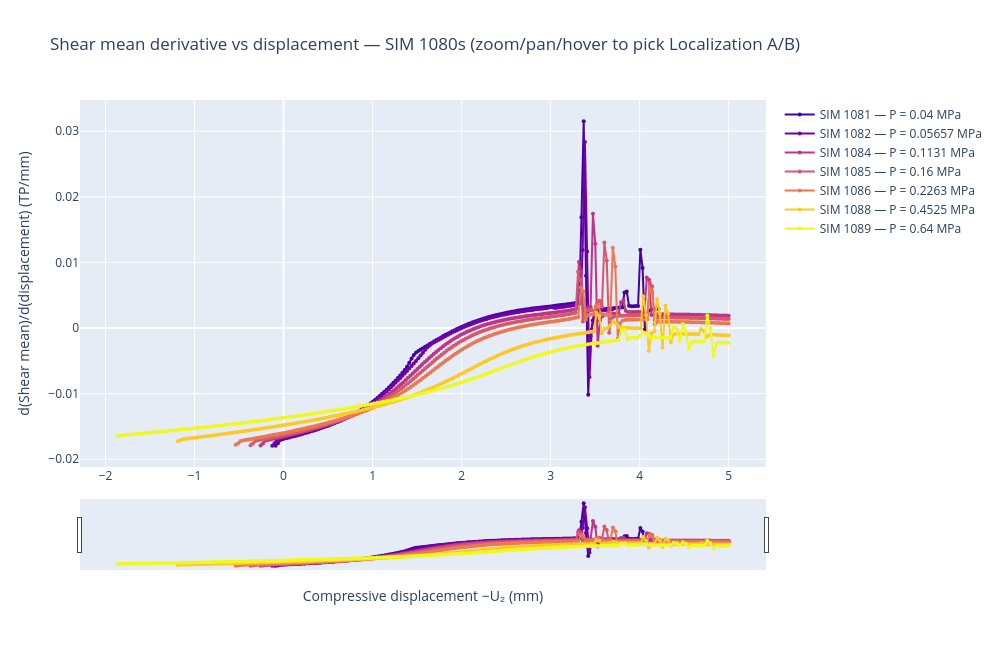

Notebook source saved alongside this figure:
### Markdown cell above
## Plot 3b — d(Shear mean)/d(displacement) vs displacement

### Code cell
import plotly.graph_objects as go

fig = go.Figure()
cmap = plt.get_cmap('plasma', len(SIMS))

for idx, sim in enumerate(SIMS):
    a2   = load_pkl(os.path.join(RESULTS_DIR, f'DATA_PICK_{sim}_A2.pkl'))
    tp2l = load_pkl(os.path.join(RESULTS_DIR, f'DATA_PICK_{sim}_TP2_L.pkl'))
    if a2 is None or tp2l is None:
        del a2, tp2l
        continue
    displ      = -np.array(a2['U2']['PERN-9999997'])
    shear_mean = np.array(tp2l['shear_mean'])
    del a2, tp2l

    dshear_dd = np.gradient(shear_mean, displ)
    r, g, b, _ = cmap(idx)
    color = f'rgb({int(r*255)},{int(g*255)},{int(b*255)})'

    fig.add_trace(go.Scatter(
        x=displ, y=dshear_dd, mode='lines+markers',
        marker=dict(size=4), line=dict(color=color),
        name=f'SIM {sim} — P = {PRESSURES[sim]:.4g} MPa',
        hovertemplate='SIM %{text}<br>displ = %{x:.4f} mm<br>d(shear)/d(displ) = %{y:.5f}<extra></extra>',
        text=[str(sim)] * len(displ),
    ))

fig.update_layout(
    title='Shear mean derivative vs displacement — SIM 1080s (zoom/pan/hover to pick Localization A/B)',
    xaxis_title='Compressive displacement −U₂ (mm)',
    yaxis_title='d(Shear mean)/d(displacement) (TP/mm)',
    width=1000, height=650,
    hovermode='closest',
)
fig.update_xaxes(rangeslider_visible=True)
fig.show()

### Figure 1 — Plotly figure (JSON) as saved in the notebook; plotly's stock layout.template omitted (floating-point values rounded to 4 significant figures; data arrays with more than 128 entries replaced by an {"elided": "..."} marker saying what was removed)
{"data": [{"hovertemplate": "SIM %{text}<br>displ = %{x:.4f} mm<br>d(shear)/d(displ) = %{y:.5f}<extra></extra>", "line": {"color": "rgb(69,3,158)"}, "marker": {"size": 4}, "mode": "lines+markers", "name": "SIM 1081 — P = 0.04 MPa", "text": {"elided": "170 str values"}, "type": "scatter", "x": {"elided": "170 float values"}, "y": {"elided": "170 float values"}}, {"hovertemplate": "SIM %{text}<br>displ = %{x:.4f} mm<br>d(shear)/d(displ) = %{y:.5f}<extra></extra>", "line": {"color": "rgb(114,0,168)"}, "marker": {"size": 4}, "mode": "lines+markers", "name": "SIM 1082 — P = 0.05657 MPa", "text": {"elided": "150 str values"}, "type": "scatter", "x": {"elided": "150 float values"}, "y": {"elided": "150 float values"}}, {"hovertemplate": "SIM %{text}<br>displ = %{x:.4f} mm<br>d(shear)/d(displ) = %{y:.5f}<extra></extra>", "line": {"color": "rgb(188,54,133)"}, "marker": {"size": 4}, "mode": "lines+markers", "name": "SIM 1084 — P = 0.1131 MPa", "text": {"elided": "201 str values"}, "type": "scatter", "x": {"elided": "201 float values"}, "y": {"elided": "201 float values"}}, {"hovertemplate": "SIM %{text}<br>displ = %{x:.4f} mm<br>d(shear)/d(displ) = %{y:.5f}<extra></extra>", "line": {"color": "rgb(215,87,107)"}, "marker": {"size": 4}, "mode": "lines+markers", "name": "SIM 1085 — P = 0.16 MPa", "text": {"elided": "201 str values"}, "type": "scatter", "x": {"elided": "201 float values"}, "y": {"elided": "201 float values"}}, {"hovertemplate": "SIM %{text}<br>displ = %{x:.4f} mm<br>d(shear)/d(displ) = %{y:.5f}<extra></extra>", "line": {"color": "rgb(236,120,83)"}, "marker": {"size": 4}, "mode": "lines+markers", "name": "SIM 1086 — P = 0.2263 MPa", "text": {"elided": "201 str values"}, "type": "scatter", "x": {"elided": "201 float values"}, "y": {"elided": "201 float values"}}, {"hovertemplate": "SIM %{text}<br>displ = %{x:.4f} mm<br>d(shear)/d(displ) = %{y:.5f}<extra></extra>", "line": {"color": "rgb(252,201,38)"}, "marker": {"size": 4}, "mode": "lines+markers", "name": "SIM 1088 — P = 0.4525 MPa", "text": {"elided": "201 str values"}, "type": "scatter", "x": {"elided": "201 float values"}, "y": {"elided": "201 float values"}}, {"hovertemplate": "SIM %{text}<br>displ = %{x:.4f} mm<br>d(shear)/d(displ) = %{y:.5f}<extra></extra>", "line": {"color": "rgb(239,248,33)"}, "marker": {"size": 4}, "mode": "lines+markers", "name": "SIM 1089 — P = 0.64 MPa", "text": {"elided": "201 str values"}, "type": "scatter", "x": {"elided": "201 float values"}, "y": {"elided": "201 float values"}}], "layout": {"height": 650, "hovermode": "closest", "title": {"text": "Shear mean derivative vs displacement — SIM 1080s (zoom/pan/hover to pick Localization A/B)"}, "width": 1000, "xaxis": {"rangeslider": {"visible": true}, "title": {"text": "Compressive displacement −U₂ (mm)"}}, "yaxis": {"title": {"text": "d(Shear mean)/d(displacement) (TP/mm)"}}}}
